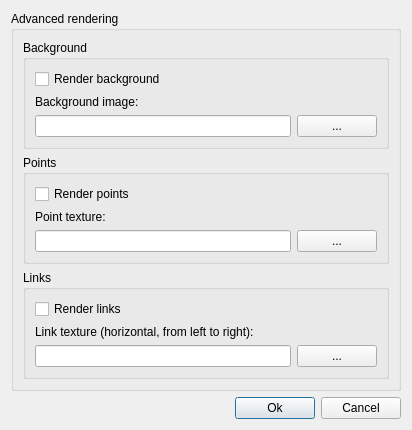
<?xml version="1.0" encoding="UTF-8"?>
<ui version="4.0">
 <class>PluginDialog</class>
 <widget class="QDialog" name="PluginDialog">
  <property name="geometry">
   <rect>
    <x>0</x>
    <y>0</y>
    <width>412</width>
    <height>385</height>
   </rect>
  </property>
  <property name="windowTitle">
   <string>Advanced rendering</string>
  </property>
  <layout class="QGridLayout" name="gridLayout_2">
   <item row="1" column="1">
    <widget class="QPushButton" name="okButton">
     <property name="text">
      <string>Ok</string>
     </property>
    </widget>
   </item>
   <item row="1" column="2">
    <widget class="QPushButton" name="cancelButton">
     <property name="text">
      <string>Cancel</string>
     </property>
    </widget>
   </item>
   <item row="1" column="0">
    <spacer name="horizontalSpacer">
     <property name="orientation">
      <enum>Qt::Horizontal</enum>
     </property>
     <property name="sizeHint" stdset="0">
      <size>
       <width>40</width>
       <height>20</height>
      </size>
     </property>
    </spacer>
   </item>
   <item row="0" column="0" colspan="3">
    <widget class="QGroupBox" name="groupBox">
     <property name="title">
      <string>Advanced rendering</string>
     </property>
     <layout class="QGridLayout" name="gridLayout_5">
      <item row="0" column="0">
       <widget class="QGroupBox" name="groupBox_2">
        <property name="title">
         <string>Background</string>
        </property>
        <layout class="QGridLayout" name="gridLayout">
         <item row="0" column="0">
          <widget class="QCheckBox" name="rbBox">
           <property name="text">
            <string>Render background</string>
           </property>
          </widget>
         </item>
         <item row="1" column="0">
          <widget class="QLabel" name="label">
           <property name="text">
            <string>Background image:</string>
           </property>
          </widget>
         </item>
         <item row="2" column="0">
          <widget class="QLineEdit" name="rbEdit"/>
         </item>
         <item row="2" column="1">
          <widget class="QPushButton" name="rbButton">
           <property name="text">
            <string>...</string>
           </property>
          </widget>
         </item>
        </layout>
       </widget>
      </item>
      <item row="1" column="0">
       <widget class="QGroupBox" name="groupBox_3">
        <property name="title">
         <string>Points</string>
        </property>
        <layout class="QGridLayout" name="gridLayout_3">
         <item row="0" column="0">
          <widget class="QCheckBox" name="rpBox">
           <property name="text">
            <string>Render points</string>
           </property>
          </widget>
         </item>
         <item row="1" column="0">
          <widget class="QLabel" name="label_2">
           <property name="text">
            <string>Point texture:</string>
           </property>
          </widget>
         </item>
         <item row="2" column="0">
          <widget class="QLineEdit" name="rpEdit"/>
         </item>
         <item row="2" column="1">
          <widget class="QPushButton" name="rpButton">
           <property name="text">
            <string>...</string>
           </property>
          </widget>
         </item>
        </layout>
       </widget>
      </item>
      <item row="2" column="0">
       <widget class="QGroupBox" name="groupBox_4">
        <property name="title">
         <string>Links</string>
        </property>
        <layout class="QGridLayout" name="gridLayout_4">
         <item row="0" column="0">
          <widget class="QCheckBox" name="rlBox">
           <property name="text">
            <string>Render links</string>
           </property>
          </widget>
         </item>
         <item row="1" column="0" colspan="2">
          <widget class="QLabel" name="label_3">
           <property name="text">
            <string>Link texture (horizontal, from left to right):</string>
           </property>
          </widget>
         </item>
         <item row="2" column="0">
          <widget class="QLineEdit" name="rlEdit"/>
         </item>
         <item row="2" column="1">
          <widget class="QPushButton" name="rlButton">
           <property name="text">
            <string>...</string>
           </property>
          </widget>
         </item>
        </layout>
       </widget>
      </item>
     </layout>
    </widget>
   </item>
  </layout>
 </widget>
 <resources/>
 <connections/>
</ui>
